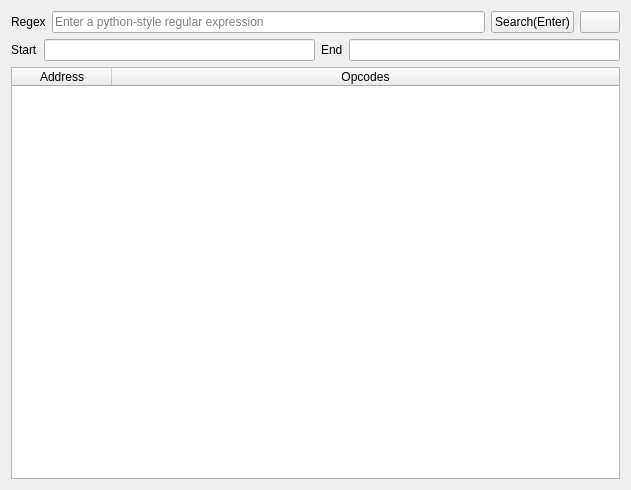
<?xml version="1.0" encoding="UTF-8"?>
<ui version="4.0">
 <class>Form</class>
 <widget class="QWidget" name="Form">
  <property name="geometry">
   <rect>
    <x>0</x>
    <y>0</y>
    <width>631</width>
    <height>490</height>
   </rect>
  </property>
  <property name="windowTitle">
   <string>Search for Opcodes</string>
  </property>
  <layout class="QGridLayout" name="gridLayout">
   <item row="0" column="0">
    <layout class="QHBoxLayout" name="horizontalLayout_2">
     <item>
      <widget class="QLabel" name="label_3">
       <property name="text">
        <string>Regex</string>
       </property>
      </widget>
     </item>
     <item>
      <widget class="QLineEdit" name="lineEdit_Regex">
       <property name="placeholderText">
        <string>Enter a python-style regular expression</string>
       </property>
      </widget>
     </item>
     <item>
      <widget class="QPushButton" name="pushButton_Search">
       <property name="text">
        <string>Search(Enter)</string>
       </property>
      </widget>
     </item>
     <item>
      <widget class="QPushButton" name="pushButton_Help">
       <property name="text">
        <string/>
       </property>
      </widget>
     </item>
    </layout>
   </item>
   <item row="1" column="0">
    <layout class="QHBoxLayout" name="horizontalLayout">
     <item>
      <widget class="QLabel" name="label">
       <property name="text">
        <string>Start</string>
       </property>
      </widget>
     </item>
     <item>
      <widget class="QLineEdit" name="lineEdit_Start"/>
     </item>
     <item>
      <widget class="QLabel" name="label_2">
       <property name="text">
        <string>End</string>
       </property>
      </widget>
     </item>
     <item>
      <widget class="QLineEdit" name="lineEdit_End"/>
     </item>
    </layout>
   </item>
   <item row="2" column="0">
    <widget class="QTableWidget" name="tableWidget_Opcodes">
     <property name="editTriggers">
      <set>QAbstractItemView::NoEditTriggers</set>
     </property>
     <property name="selectionMode">
      <enum>QAbstractItemView::SingleSelection</enum>
     </property>
     <property name="selectionBehavior">
      <enum>QAbstractItemView::SelectRows</enum>
     </property>
     <attribute name="horizontalHeaderStretchLastSection">
      <bool>true</bool>
     </attribute>
     <attribute name="verticalHeaderVisible">
      <bool>false</bool>
     </attribute>
     <attribute name="verticalHeaderDefaultSectionSize">
      <number>16</number>
     </attribute>
     <attribute name="verticalHeaderMinimumSectionSize">
      <number>16</number>
     </attribute>
     <column>
      <property name="text">
       <string>Address</string>
      </property>
     </column>
     <column>
      <property name="text">
       <string>Opcodes</string>
      </property>
     </column>
    </widget>
   </item>
  </layout>
 </widget>
 <resources/>
 <connections/>
</ui>
